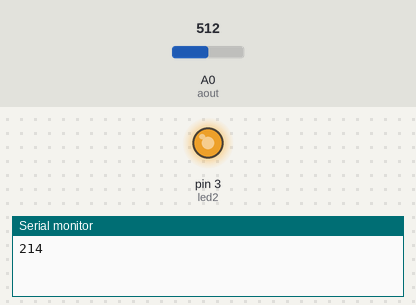
A sketch run on a simulated Arduino Uno, built with avr-gcc and run on an emulated ATmega328P. On the bench: output pins drawn as LEDs (lit = HIGH), the last lines printed to the serial monitor. Inputs (shaded band) come from the test bench; at power-on: A0 (aout) = 512.

Above: at 1.2 s.
1.3 s: A0 (aout) set to 610
At 4.0 s:
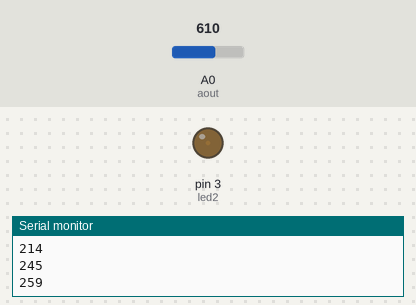
4.3 s: A0 (aout) set to 900
At 6.5 s:
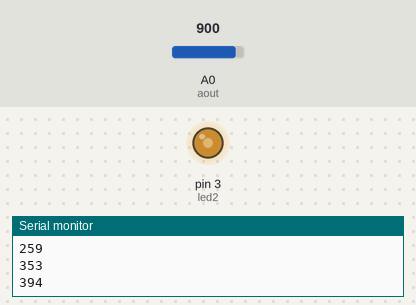
Timing chart, 0 to 8.0 s (numbered marks = the images above; inputs shaded):
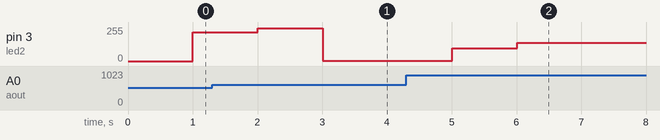

The sketch:

advan2_sum_ave.ino
```cpp
int aout = A0;
int led2 = 3;

int min_value = 50;
int max_value = 600;

int sum = 0;
int ave = 0;

void setup()
{
  pinMode(led2, OUTPUT) ;
  Serial.begin(9600);
}

void loop()
{
  for(int i = 0; i<10; i++)
  {
    int analogValue = analogRead(aout);
    analogValue = map(analogValue,min_value,max_value,0,255);
    sum += analogValue;
    delay(100);
  }
  ave = sum/10;
  analogWrite(led2,ave);

  Serial.println(ave);
  sum = 0;
}
```

Measured:
- after the input at 1.3 s, pin 3 (led2): 214/255 → 245/255 after 0.70 s, → 3/255 1.0 s later
- after the input at 4.3 s, pin 3 (led2): 3/255 → 97/255 after 0.71 s, → 138/255 1.0 s later
